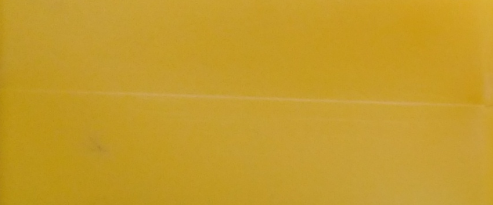
#> input picture InnerSkystone.png, 493 x 205 px
$ python YCrCbColorModeling.py
#> lines starting #> are read from the running program, lines starting #| are printed output that depends on the picture
import cv2
import matplotlib.pyplot as plt
import numpy as np

from mpl_toolkits.mplot3d import Axes3D
from matplotlib import cm
from matplotlib import colors

# From this tutorial https://realpython.com/python-opencv-color-spaces/
# Start with reading the image using OpenCV
skystone_image = cv2.imread('InnerSkystone.png')
#> skystone_image is the input picture: shape (205, 493, 3); mean B, G, R 42.3, 155.9, 196.8

# Since plt displays in BGR, we need to convert the RGB image to BGR
skystone_image = cv2.cvtColor(skystone_image, cv2.COLOR_RGB2BGR)

# plt.imshow(skystone_image)
# plt.show()

# Turns the 2D skystone_image array into a large array with 3 values each inner array.
pixel_colors = skystone_image.reshape((np.shape(skystone_image)[0] * np.shape(skystone_image)[1], 3))
norm = colors.Normalize(vmin=- 1., vmax=1.)
norm.autoscale(pixel_colors)
pixel_colors = norm(pixel_colors).tolist()
#> pixel_colors = 101065 items

YCrCb_skystone = cv2.cvtColor(skystone_image, cv2.COLOR_BGR2YCR_CB)
#> YCrCb_skystone: shape (205, 493, 3); mean of channels 0, 1, 2 126.6, 68, 167.5
# Split separates the channels
Y, Cr, Cb = cv2.split(YCrCb_skystone)
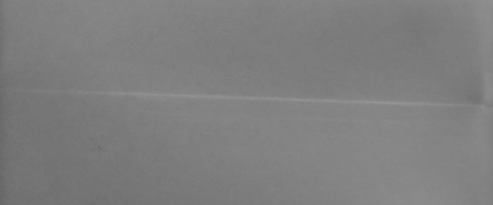
#> Y: shape (205, 493); min 102, max 149, mean 126.6
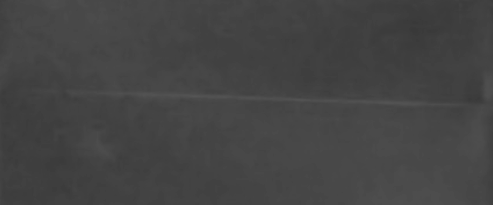
#> Cr: shape (205, 493); min 57, max 85, mean 68
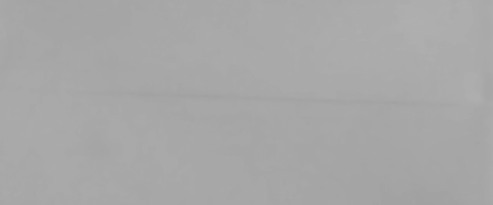
#> Cb: shape (205, 493); min 161, max 175, mean 167.5
fig = plt.figure()
axis = fig.add_subplot(1, 1, 1, projection="3d")

# Scatter plot
# Flatten() turns 2D array of values into 1D array
axis.scatter(Y.flatten(), Cr.flatten(), Cb.flatten(), facecolors=pixel_colors, marker=".")
axis.set_xlabel("Y")
axis.set_ylabel("Cr")
axis.set_zlabel("Cb")
plt.show()
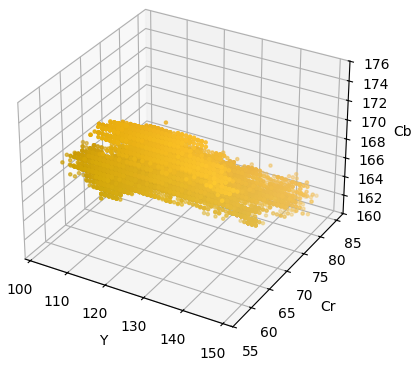
#> figure drawn by matplotlib, 1 panel

$ run again, with SkystoneColorRange.png copied over InnerSkystone.png
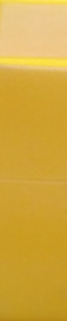
#> input picture SkystoneColorRange.png, 67 x 321 px
#> skystone_image is the input picture: shape (321, 67, 3); mean B, G, R 62.4, 168.4, 210.7
#> pixel_colors = 21507 items
#> YCrCb_skystone: shape (321, 67, 3); mean of channels 0, 1, 2 141.6, 71.6, 167
#> `Y, Cr, Cb = cv2.split(YCrCb_skystone)`:
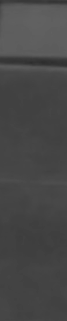
#> Cr: shape (321, 67); min 45, max 97, mean 71.6
#> `plt.show()`:
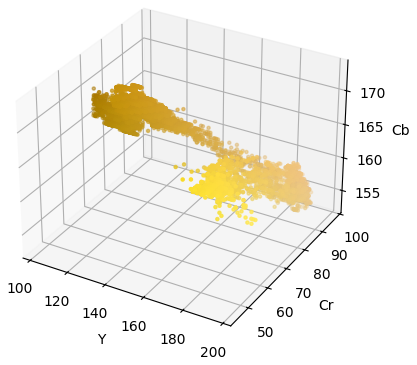
#> figure drawn by matplotlib, 1 panel

$ run again, with SkystoneWithNoise.png copied over InnerSkystone.png
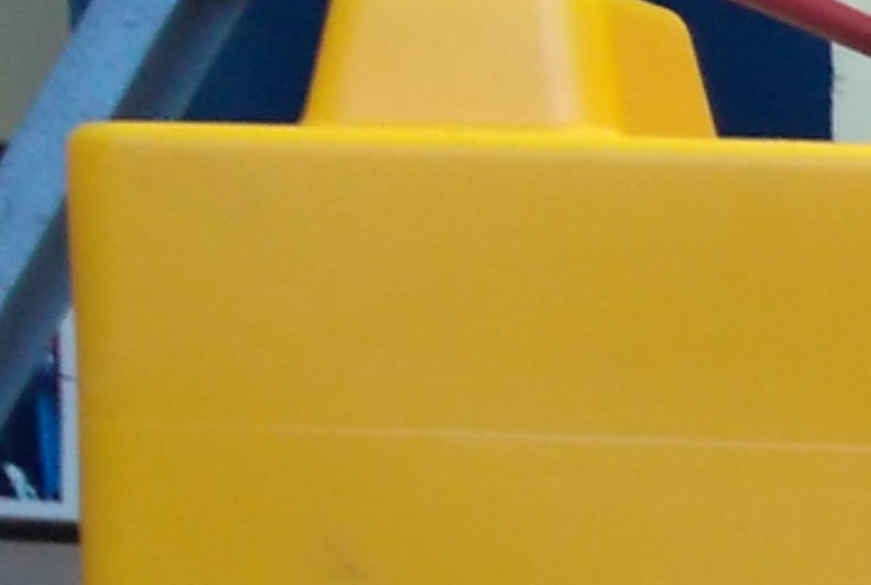
#> input picture SkystoneWithNoise.png, 871 x 585 px
#> skystone_image is the input picture: shape (585, 871, 3); mean B, G, R 59.4, 145.3, 173.4
#> pixel_colors = 509535 items
#> YCrCb_skystone: shape (585, 871, 3); mean of channels 0, 1, 2 122.8, 82.9, 156.5
#> `Y, Cr, Cb = cv2.split(YCrCb_skystone)`:
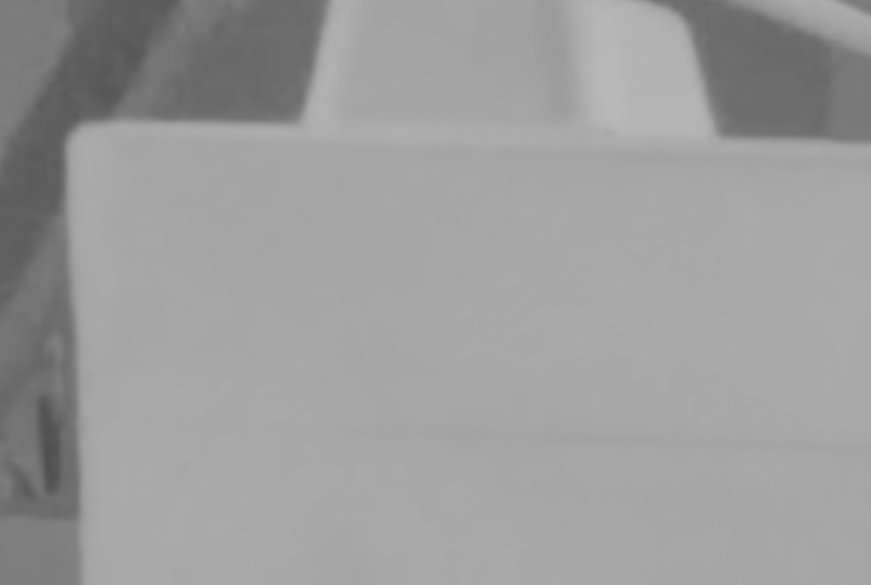
#> Cb: shape (585, 871); min 78, max 185, mean 156.5
#> `plt.show()`:
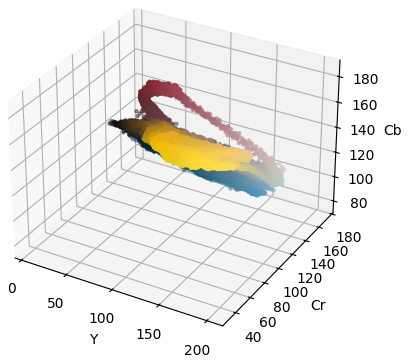
#> figure drawn by matplotlib, 1 panel

$ run again, with Skystones.png copied over InnerSkystone.png
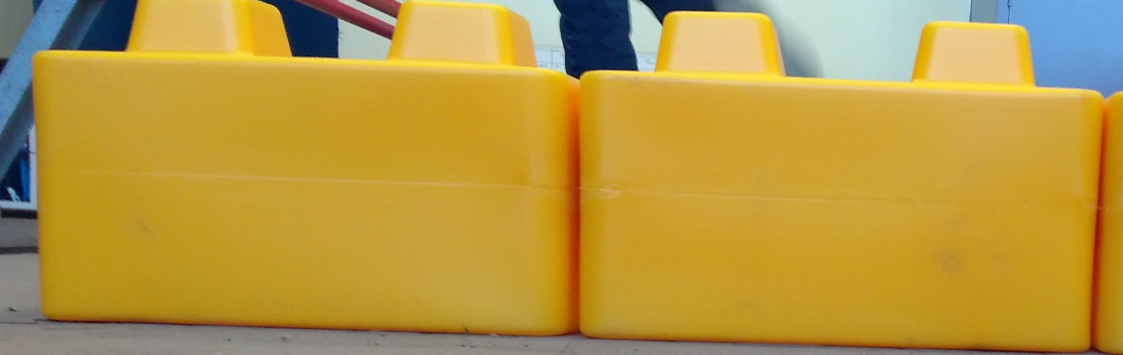
#> input picture Skystones.png, 1123 x 355 px
#> skystone_image is the input picture: shape (355, 1123, 3); mean B, G, R 65.6, 152.3, 184.1
#> pixel_colors = 398665 items
#> YCrCb_skystone: shape (355, 1123, 3); mean of channels 0, 1, 2 130, 82.2, 158.5
#> `Y, Cr, Cb = cv2.split(YCrCb_skystone)`:
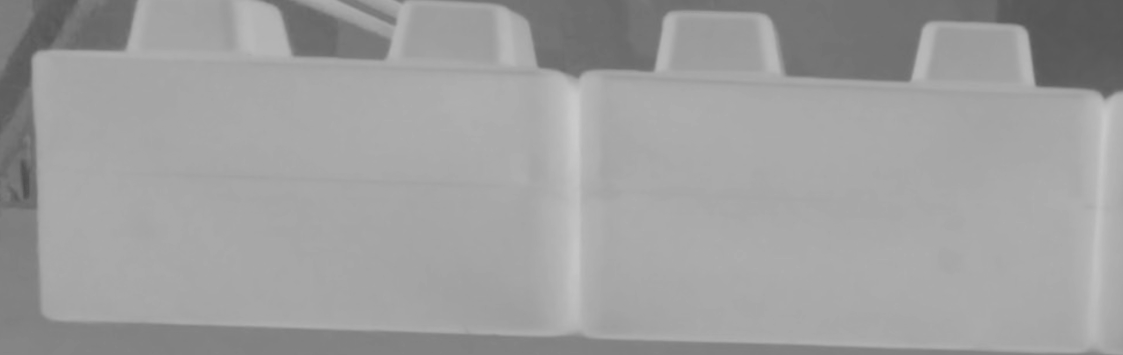
#> Cb: shape (355, 1123); min 77, max 203, mean 158.5
#> `plt.show()`:
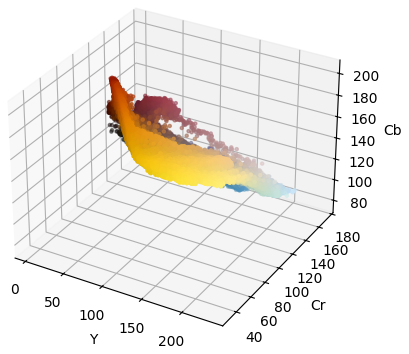
#> figure drawn by matplotlib, 1 panel
